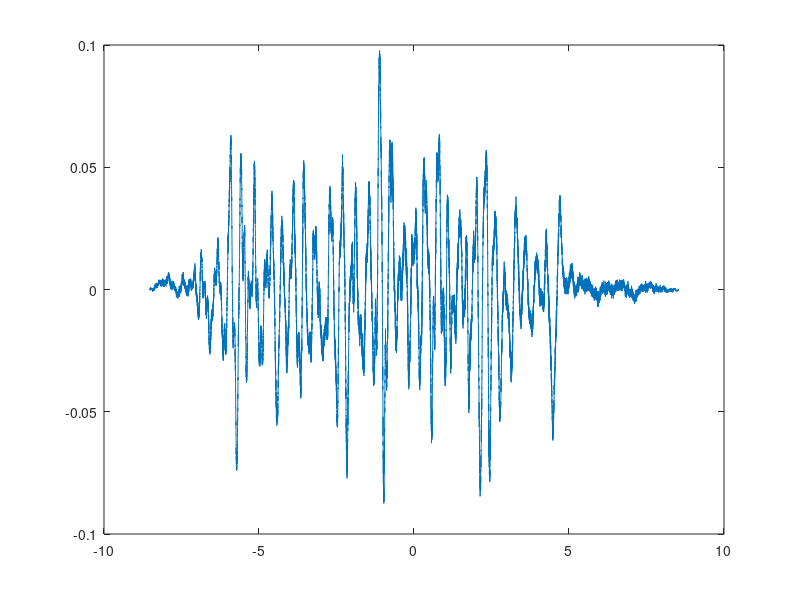

The MATLAB source for this figure:

load AP_EO.txt; %adapt these load commands to the file names that you use during your data collection 
load SOL_EO.txt;

freq = 960;
seg_length = 8192;
for k = 1:2
a = (k-1)*(seg_length)+ 4801;
b = (seg_length+4800) + (k-1)*(seg_length);
ccf = xcorr(SOL_EO(a:b) - mean(SOL_EO(a:b)), AP_EO(a:b) - mean(AP_EO(a:b)),'coeff'); ccf_seg(k,:) = ccf;
end
avg_ccf = mean(ccf_seg);
time = (-(seg_length-1):1:(seg_length-1))/freq; plot(time,avg_ccf);
%AP_EO: AP data for eyes open %SOL_EO: Soleus EMG data for eyes open %freq: sampling frequency
%seg_length: length of one segment
%k: number of segments
%a,b: boundaries for the segments
%ccf: ccf for one specific segment %ccf_seg: ccf for all segments
%avg_ccf: ensemble-averaged ccf
%time: time scale for avg_ccf
